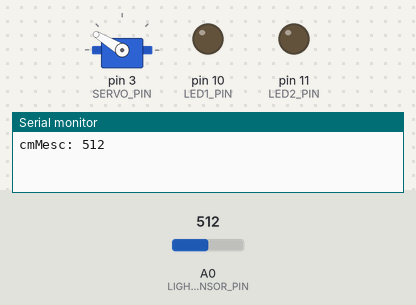
This sketch was run on a simulated Arduino Uno, built with avr-gcc and run on an emulated ATmega328P. Parts: servo, output pins drawn as LEDs (lit = HIGH), the last lines printed to the serial monitor. Wiring (inferred from the names in the program): servo: signal pin 3. The inputs (shaded band) are chosen by the test bench; at power-on: A0 (LIGHT_SENSOR_PIN) = 512. Random numbers use the default seed unless the sketch sets one; servo pulses on a pin are drawn as a servo (544–2400 µs = 0–180°); pins used as bus, display or sensor lines are not drawn.

Above: at 0.3 s.
At 22.65 s:
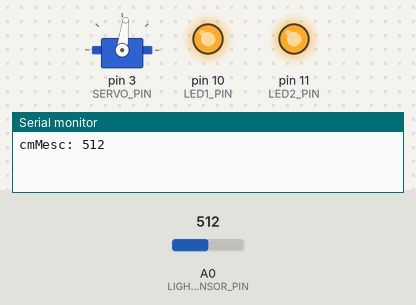
At 23.22 s:
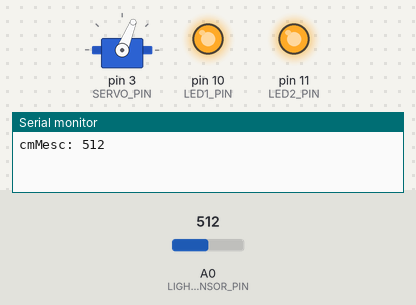
At 23.8 s:
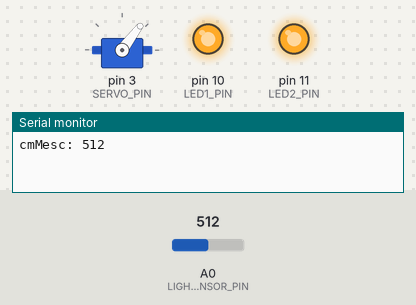
At 24.51 s:
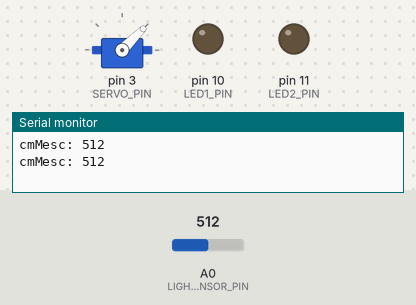
At 37.5 s:
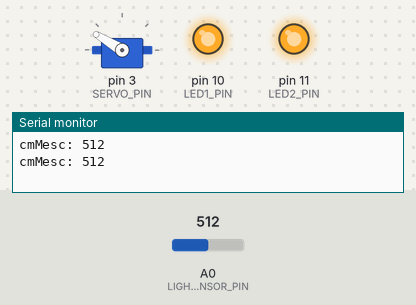
Timing chart, 0 to 40.0 s (numbered marks = the images above):
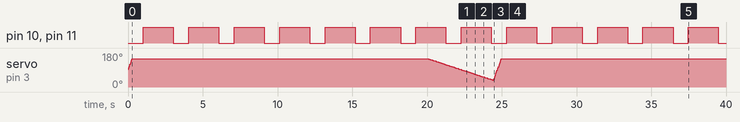

The sketch:

Eggs.ino
```cpp
#include <DFPlayer_Mini_Mp3.h>
#include <SoftwareSerial.h>
//#include <Ultrasonic.h>

#include "Config.h"

/* create ultrasonic instance */
//Ultrasonic ultrasonic(ULTRASONIC_TRIGGER_PIN, ULTRASONIC_ECHO_PIN);
SoftwareSerial cumSerial(CUM_RX, CUM_TX);

static unsigned long currTime = 0;
static unsigned long prevTime = 0;
static unsigned long prevDetectTime = 0;
static unsigned long openEndTime = 0;
static unsigned long closeEndTime = 0;
unsigned long autoRaiseTime = conf[EGG_ID - 1].idleInterval;
int intEggStatus = CLOSE_END;
int extEggStatus = 0;
int cmMesc = 0;
long microSec = 0;

void setup()
{
    cumSerial.begin(9600);
    Serial.begin(9600);

#ifdef LED_BLINK
    ledSetup(currTime, conf[EGG_ID - 1].ledLightInterval, conf[EGG_ID - 1].ledDarkInterval);
#endif // LED_BLINK
#ifdef SERVO_ROTATE
    servoSetup(currTime, conf[EGG_ID - 1].servoRaiseInterval, conf[EGG_ID - 1].servoDownInterval);
#endif // SERVO_ROTATE
    randomSeed(millis());

    // init DFPlayer
    mp3_set_serial(cumSerial);
    mp3_single_loop(false);
    mp3_set_reply(false);
    mp3_set_volume(conf[EGG_ID - 1].voiceVolume);
    currTime = millis();
    closeEndTime = currTime;
    openEndTime = currTime;
}

void loop()
{
    currTime = millis();
    if (currTime - prevTime > FRAME_MS)
    {
        // read from control board
        if (((extEggStatus & MODE) != 0) || intEggStatus == CLOSE_END)
        {
            // read from ultra sonic
            cmMesc = analogRead(LIGHT_SENSOR_PIN);
//            microSec = ultrasonic.timing();
//            cmMesc = ultrasonic.convert(microSec, Ultrasonic::CM);
            Serial.print("cmMesc: ");
            Serial.println(cmMesc);
//            Serial.print("closeEndTime: ");
//            Serial.println(closeEndTime);
//            Serial.print("currTime: ");
//            Serial.println(currTime);
//            Serial.print("extEggStatus: ");
//            Serial.println(extEggStatus);
//            Serial.print("autoRaiseTime: ");
//            Serial.println(autoRaiseTime);
            if (cmMesc < conf[EGG_ID - 1].closeDist ||
                    (((extEggStatus & MODE) != 0) && (closeEndTime >= openEndTime) && (currTime - closeEndTime > autoRaiseTime)))
            {
                if (cmMesc < conf[EGG_ID - 1].closeDist)
                {
                    extEggStatus = extEggStatus & (~MODE);
                }
                prevDetectTime = currTime;
                switch (intEggStatus)
                {
                    case OPEN_START:
                    case OPEN_END:
                    case VOICE_START:
                    case VOICE_END:
                    case CLOSE_START:
                        break;
                    case CLOSE_END:
                    default:
                        setEggStatus(currTime, 1);
                        break;
                }
            }
        }
        if (((extEggStatus & MODE) != 0) && (closeEndTime >= openEndTime) && (currTime - closeEndTime > conf[EGG_ID - 1].idleInterval))
        {
            autoRaiseTime = conf[EGG_ID - 1].idleInterval + random(conf[EGG_ID - 1].randomDelayInterval);
        }
        /* Change to manual mode */
        if ((extEggStatus & MODE) == 0 && (currTime - closeEndTime > conf[EGG_ID - 1].idleInterval))
        {
            extEggStatus |= MODE;
        }
        setEggStatus(currTime, 0);

#ifdef LED_BLINK
        ledLoop(currTime);
#endif // LED_BLINK
#ifdef SERVO_ROTATE
        servoLoop(currTime);
#endif // SERVO_ROTATE
        prevTime = currTime;
    }
    else
    {
        delay(0);
    }
}

/**
 * raiseOrDown: 0 for down, 1 for raise
 */
void setEggStatus(unsigned long currT, int raiseOrDown)
{
    if (intEggStatus == VOICE_START)
    {
        intEggStatus = VOICE_END;
    }
    else if (intEggStatus == OPEN_END && currT - openEndTime > conf[EGG_ID - 1].voiceWaitPeriod)
    {
        intEggStatus = VOICE_START;
        // TODO: play sound
        mp3_play(EGG_ID);
    }
    else if (raiseOrDown == 0 && (intEggStatus == VOICE_START || intEggStatus == VOICE_END)
            && (currTime - prevDetectTime > conf[EGG_ID - 1].eggRaisePeriod))
    {
        intEggStatus = CLOSE_START;
	extEggStatus &= ~STATUS;
        autoRaiseTime = currT;
        closeEndTime = currT;
        mp3_stop();
        // TODO: emit close event.
    }
    else if (raiseOrDown == 1 && intEggStatus == CLOSE_END)
    {
        intEggStatus = OPEN_START;
	extEggStatus |= STATUS;
        closeEndTime = currT;
        // TODO: emit open event.
    }
}
```

LEDBlink.ino
```cpp
#ifdef LED_BLINK

static unsigned long prevLedTime;
int ledStatus = LOW;
int darkInterval = 500;
int lightInterval = 1000;

void ledSetup(unsigned long currT, int light, int dark)
{
    pinMode(LED1_PIN, OUTPUT);
    pinMode(LED2_PIN, OUTPUT);
    ledSetStatus(currT, LOW);
    prevLedTime = currT;
    lightInterval = light;
    darkInterval = dark;
}

void ledLoop(unsigned long currT)
{
    if (intEggStatus != CLOSE_END)
    {
	if (ledStatus == LOW && currT - prevLedTime > darkInterval)
	{
	    ledSetStatus(currT, HIGH);
	}
	else if (ledStatus == HIGH && currT - prevLedTime > lightInterval)
	{
	    ledSetStatus(currT, LOW);
	}
    }
    else
    {
        if (ledStatus == HIGH)
        {
            ledSetStatus(currT, LOW);
        }
	prevLedTime = currT;
    }
}

void ledSetStatus(unsigned long currT, int ledStat)
{
    prevLedTime = currT;
    ledStatus = ledStat;
    digitalWrite(LED1_PIN, ledStatus);
    digitalWrite(LED2_PIN, ledStatus);
}

#endif
```

ServoRotate.ino
```cpp
#ifdef SERVO_ROTATE

#include <ServoTimer2.h>

static unsigned long prevServoTime = 0;
int servoUpPrd = 50;
int servoDownPrd = 12;
int currPosition = 1500;

ServoTimer2 servo;

void servoSetup(unsigned long currT, int upInterval, int downInterval)
{
    servo.attach(SERVO_PIN);
    servo.write(currPosition);
    servoUpPrd = (SERVO_HIGH_MS - SERVO_LOW_MS) * FRAME_MS / upInterval;
    servoDownPrd = (SERVO_HIGH_MS - SERVO_LOW_MS) * FRAME_MS / downInterval;
}

void servoLoop(unsigned long currT)
{
    if (intEggStatus == OPEN_START)
    {
        if (SERVO_HIGH_MS - currPosition > servoUpPrd)
        {
            currPosition += servoUpPrd;
        }
        else
        {
            currPosition = SERVO_HIGH_MS;
            intEggStatus = OPEN_END;
            openEndTime = currT;
        }
        servo.write(currPosition);
    }
    else if (intEggStatus == CLOSE_START)
    {
        if (currPosition - SERVO_LOW_MS > servoDownPrd)
        {
            currPosition -= servoDownPrd;
        }
        else
        {
            closeEndTime = currT;
            currPosition = SERVO_LOW_MS;
            intEggStatus = CLOSE_END;
        }
        servo.write(currPosition);
    }
}

#endif // SERVO_ROTATE
```

defs.h
```cpp
#ifndef __DEFS_H__
#define __DEFS_H__

/* feature */
#define LED_BLINK    1
#define SERVO_ROTATE 1
#define VOICE        1

/* Pin define */
#define ULTRASONIC_TRIGGER_PIN  5
#define ULTRASONIC_ECHO_PIN     6
#define CUM_RX                  8
#define CUM_TX                  9
#define LIGHT_SENSOR_PIN        A0

/* Constant define (ID indep.) */
#define FPS 25
#define FRAME_MS (1000 / FPS)

#define OPEN_START  0
#define OPEN_END    1
#define VOICE_START 2
#define VOICE_END   3
#define CLOSE_START 4
#define CLOSE_END   5

#ifdef LED_BLINK
# define LED1_PIN    10
# define LED2_PIN    11
#endif

#ifdef SERVO_ROTATE
# define SERVO_PIN  3

/* Servo angle define */
# define SERVO_HIGH_ANGLE  160
# define SERVO_LOW_ANGLE    20

# define SERVO_HIGH_MS  (750 + ((long)SERVO_HIGH_ANGLE * 1500 / 180))
# define SERVO_LOW_MS   (750 + ((long)SERVO_LOW_ANGLE * 1500 / 180))
#endif

#ifdef VOICE
# define SPEAKER_PIN
#endif

#ifdef LED_BLINK
# define BLINK_INTERVAL 500 /* milliseconds */
#endif

/**
 * ExtEggStatus
 * +-------------+-------------+
 * |Manual/Detect|  Open/Close |
 * +-------------+-------------+
 * Detect: 0
 * Manual: 1
 * Close : 0
 * Open  : 1
 */
#define STATUS 0x00000001 /* Open/Close */
#define MODE   0x00000002 /* Manual/Detect */

#endif // __DEFS_H__
```

Config.h
```cpp
#ifndef __CONFIG_H__
#define __CONFIG_H__

#include "defs.h"

typedef struct
{
    unsigned int eggRaisePeriod;
    unsigned int voiceWaitPeriod;
    unsigned int ledDarkInterval;
    unsigned int ledLightInterval;
    unsigned int servoRaiseInterval;
    unsigned int servoDownInterval;
    unsigned int idleInterval;
    unsigned int randomDelayInterval;
    unsigned int closeDist;
    unsigned int voiceVolume;
} T_VariableConfig;

/* Constant define (ID dep.) */
#define EGG_ID 5

T_VariableConfig conf[] = {
    /* eggRaise,    wait,    dark,   light, servoRaise, servoDown,    idle,   delay,    dist, volume */
    {     20000,    1000,    1000,    2000,        500,      4000,   30000,   10000,     600,     30}, /*  1 */
    {     20000,    1000,    1000,    2000,        500,      4000,   30000,   10000,     600,     30}, /*  2 */
    {     20000,    1000,    1000,    2000,        500,      4000,   30000,   10000,     600,     30}, /*  3 */
    {     20000,    1000,    1000,    2000,        500,      4000,   30000,   10000,     600,     30}, /*  4 */
    {     20000,    1000,    1000,    2000,        500,      4000,   30000,   10000,     600,     30}, /*  5 */

    {     20000,    1000,    1000,    2000,        500,      4000,   30000,   10000,     600,     30}, /*  6 */
    {     20000,    1000,    1000,    2000,        500,      4000,   30000,   10000,     600,     30}, /*  7 */
    {     20000,    1000,    1000,    2000,        500,      4000,   30000,   10000,     600,     30}, /*  8 */
    {     20000,    1000,    1000,    2000,        500,      4000,   30000,   10000,     600,     30}, /*  9 */
    {     20000,    1000,    1000,    2000,        500,      4000,   30000,   10000,     600,     30}, /* 10 */

    {     20000,    1000,    1000,    2000,        500,      4000,   30000,   10000,     600,     30}, /* 11 */
    {     20000,    1000,    1000,    2000,        500,      4000,   30000,   10000,     600,     30}, /* 12 */
    {     20000,    1000,    1000,    2000,        500,      4000,   30000,   10000,     600,     30}, /* 13 */
    {     20000,    1000,    1000,    2000,        500,      4000,   30000,   10000,     600,     30}, /* 14 */
    {     20000,    1000,    1000,    2000,        500,      4000,   30000,   10000,     600,     30}, /* 15 */

    {     20000,    1000,    1000,    2000,        500,      4000,   30000,   10000,     600,     30}, /* 16 */
    {     20000,    1000,    1000,    2000,        500,      4000,   30000,   10000,     600,     30}, /* 17 */
    {     20000,    1000,    1000,    2000,        500,      4000,   30000,   10000,     600,     30}  /* 18 */
};

#endif // __CONFIG_H__
```

Measured:
- by itself, pin 10 (LED1_PIN), pin 11 (LED2_PIN): alternates HIGH for 2.0 s and LOW for 1.0 s
